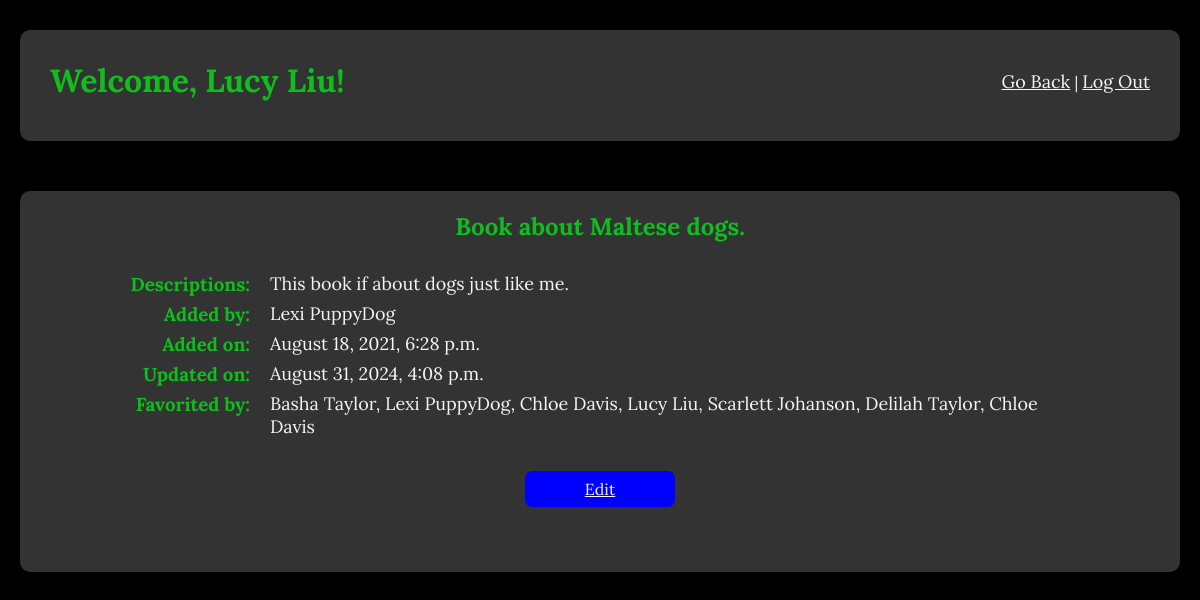
Page /books/9 (signed in) on the committed database.
### favorite_books_app/models.py (models this page shows)
class User(models.Model):
    first_name=models.CharField(max_length=45)
    last_name=models.CharField(max_length=45)
    email=models.CharField(max_length=255)
    password=models.CharField(max_length=255)
    created_at=models.DateTimeField(auto_now_add=True)
    updated_at=models.DateTimeField(auto_now=True)
    objects=UserManager()

class Book(models.Model):
    title = models.CharField(max_length = 255)
    description = models.CharField(max_length = 255)
    uploaded_by = models.ForeignKey(User, related_name="books_uploaded", on_delete=models.CASCADE)
    users_who_like = models.ManyToManyField(User, related_name = "liked_books")
    created_at = models.DateTimeField(auto_now_add=True)
    updated_at = models.DateTimeField(auto_now=True)
    objects = BookManager()

### favorite_books_app/views.py (the view)
# urls.py: path('books/<int:book_id>', views.show_one, name='show_book'),  # View a single book
def show_one(request, book_id):
    if 'userid' not in request.session:
        return redirect('/')  # Redirect to login page if user is not logged in
    book = get_object_or_404(Book, id=book_id)
    current_user = User.objects.get(id=request.session['userid'])
    context = {
        'book': book,
        'current_user': current_user,
    }
    return render(request, 'show_book.html', context)

### favorite_books_app/templates/show_book.html (shortened to what this page needs)
<!DOCTYPE html>
<html lang="en">
<head>
    {% load static %}
    <link rel="stylesheet" href="{% static 'css/show_book.css' %}">
</head>
<body>
    <div class="container">
        <div class="header">
            <h1>Welcome, {{ current_user.first_name }} {{ current_user.last_name }}!</h1><br>
            <div class="links">
                <a href="{% url 'list_books' %}">Go Back</a> | <a id="log_out" href="/">Log Out</a>
            </div>
        </div>
        <div class="main">
            <div class="content">
                <h2>{{ book.title }}</h2>
                <div>
                    <h3>Descriptions: </h3>
                    <p>{{ book.description }}</p>
                </div>
                <div>
                    <h3>Added by: </h3>
                    <p>{{ book.uploaded_by.first_name }} {{ book.uploaded_by.last_name }}</p>
                </div>
                <div>
                    <h3>Added on: </h3>
                    <p>{{ book.created_at|date:"F j, Y, g:i a" }}</p>
                </div>
                <div>
                    <h3>Updated on: </h3>
                    <p>{{ book.updated_at|date:"F j, Y, g:i a" }}</p>
                </div>
                <div>
                    <h3>Favorited by:</h3>
                    <p>{% if book.users_who_like.all %}
                            {% for user in book.users_who_like.all %}
                                {{ user.first_name }} {{ user.last_name }}{% if not forloop.last %}, {% endif %}
                            {% endfor %}
                        {% else %}
                            No one
                        {% endif %}
                    </p>
                </div>
            </div>
            <div class="button-wrapper">
                <a href="{% url 'edit_book' book.id %}" class="btn">Edit</a>
            </div>
        </div>
    </div>
</body>
</html>

### favorite_books_app/static/css/show_book.css (style rules this page uses)
* { margin: 0; padding: 0; box-sizing: border-box; font-family: Lora, serif; }
.container { display: flex; flex-direction: column; align-items: center; background-color: black; min-height: 100vh; padding: 20px; }
.header { display: flex; justify-content: space-between; margin: 10px; width: 100%; background-color:#333; color: white; padding: 10px 30px 10px 30px; border-radius: 10px; }
.links { color: whitesmoke; margin: 30px 0 30px 0; }
.main { display: flex; flex-direction: column; align-items: center; color: whitesmoke; margin: 40px; background-color: #333; padding: 20px 100px 20px 100px; border-radius: 10px; width: 100%; }
h1 { margin: 20px 0 30px 0; }
h1, h2 { color: rgb(15, 190, 29) }
h2 { text-align: center; margin-bottom: 30px; }
h3 { color: rgb(15, 190, 29); margin: 0; min-width: 160px; text-align: right; padding-right: 20px; }
.button-wrapper { display: flex; justify-content: center; gap: 10px; margin: 20px 0 45px 0; width: 100%; }
.btn { background-color: blue; color: whitesmoke; padding: 8px 15px; border: none; border-radius: 7px; cursor: pointer; font-size: 16px; transition: background-color 0.3s; max-width: 150px; text-align: center; }
.content { color: whitesmoke; display: flex; flex-direction: column; margin-bottom: 7px; }
.content > div { display: flex; align-items: flex-start; margin-bottom: 6px; }
h3 { color: rgb(15, 190, 29); margin: 0; min-width: 150px; text-align: right; padding-right: 20px; }
p, a { margin: 0; flex: 1; font-size: large; color: whitesmoke; }

### rows in the picture
User: first_name "Lucy", last_name "Liu"
Book: title "Book about Maltese dogs.", description "This book if about dogs just like me.", uploaded_by.first_name "Lexi", uploaded_by.last_name "PuppyDog", created_at "August 18, 2021, 6:28 p.m.", updated_at "August 31, 2024, 4:08 p.m."
User: first_name "Basha", last_name "Taylor"
User: first_name "Lexi", last_name "PuppyDog"
User: first_name "Chloe", last_name "Davis"
User: first_name "Scarlett", last_name "Johanson"
User: first_name "Delilah", last_name "Taylor"
User: first_name "Chloe", last_name "Davis"
